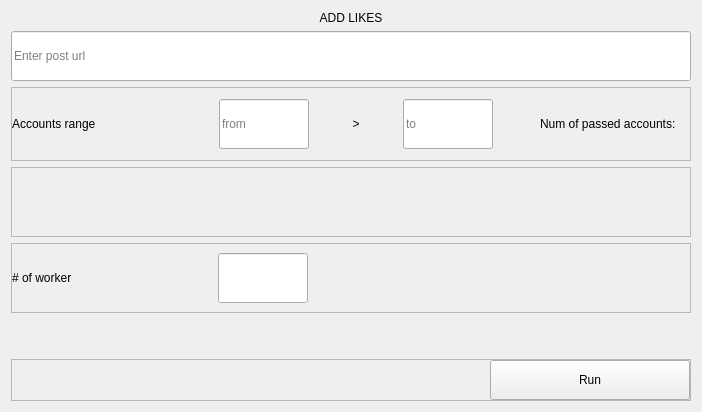
          <widget class="QWidget" name="likes_frame">
           <layout class="QVBoxLayout" name="verticalLayout_3">
            <item>
             <widget class="QLabel" name="label_16">
              <property name="text">
               <string>ADD LIKES</string>
              </property>
              <property name="alignment">
               <set>Qt::AlignCenter</set>
              </property>
             </widget>
            </item>
            <item>
             <widget class="QLineEdit" name="post_url_txt2">
              <property name="minimumSize">
               <size>
                <width>500</width>
                <height>50</height>
               </size>
              </property>
              <property name="placeholderText">
               <string>Enter post url</string>
              </property>
             </widget>
            </item>
            <item>
             <widget class="QFrame" name="frame_17">
              <property name="frameShape">
               <enum>QFrame::StyledPanel</enum>
              </property>
              <property name="frameShadow">
               <enum>QFrame::Raised</enum>
              </property>
              <layout class="QHBoxLayout" name="horizontalLayout_13">
               <property name="spacing">
                <number>7</number>
               </property>
               <property name="leftMargin">
                <number>0</number>
               </property>
               <property name="topMargin">
                <number>11</number>
               </property>
               <property name="rightMargin">
                <number>0</number>
               </property>
               <property name="bottomMargin">
                <number>11</number>
               </property>
               <item>
                <widget class="QLabel" name="label_9">
                 <property name="minimumSize">
                  <size>
                   <width>200</width>
                   <height>50</height>
                  </size>
                 </property>
                 <property name="text">
                  <string>Accounts range</string>
                 </property>
                </widget>
               </item>
               <item>
                <widget class="QLineEdit" name="start_acc_range_txt2">
                 <property name="minimumSize">
                  <size>
                   <width>90</width>
                   <height>50</height>
                  </size>
                 </property>
                 <property name="maximumSize">
                  <size>
                   <width>90</width>
                   <height>16777215</height>
                  </size>
                 </property>
                 <property name="placeholderText">
                  <string>from</string>
                 </property>
                </widget>
               </item>
               <item>
                <widget class="QLabel" name="label_11">
                 <property name="minimumSize">
                  <size>
                   <width>80</width>
                   <height>50</height>
                  </size>
                 </property>
                 <property name="layoutDirection">
                  <enum>Qt::LeftToRight</enum>
                 </property>
                 <property name="text">
                  <string>&gt;</string>
                 </property>
                 <property name="alignment">
                  <set>Qt::AlignCenter</set>
                 </property>
                </widget>
               </item>
               <item>
                <widget class="QLineEdit" name="end_acc_range_txt2">
                 <property name="minimumSize">
                  <size>
                   <width>90</width>
                   <height>50</height>
                  </size>
                 </property>
                 <property name="maximumSize">
                  <size>
                   <width>90</width>
                   <height>16777215</height>
                  </size>
                 </property>
                 <property name="placeholderText">
                  <string>to</string>
                 </property>
                </widget>
               </item>
               <item>
                <spacer name="horizontalSpacer_8">
                 <property name="orientation">
                  <enum>Qt::Horizontal</enum>
                 </property>
                 <property name="sizeHint" stdset="0">
                  <size>
                   <width>40</width>
                   <height>20</height>
                  </size>
                 </property>
                </spacer>
               </item>
               <item>
                <widget class="QLabel" name="label_10">
                 <property name="text">
                  <string>Num of passed accounts:</string>
                 </property>
                </widget>
               </item>
               <item>
                <widget class="QLabel" name="likes_counter_lbl">
                 <property name="text">
                  <string/>
                 </property>
                </widget>
               </item>
              </layout>
             </widget>
            </item>
            <item>
             <widget class="QFrame" name="frame_16">
              <property name="frameShape">
               <enum>QFrame::StyledPanel</enum>
              </property>
              <property name="frameShadow">
               <enum>QFrame::Raised</enum>
              </property>
              <layout class="QHBoxLayout" name="horizontalLayout_14">
               <property name="leftMargin">
                <number>0</number>
               </property>
               <property name="rightMargin">
                <number>0</number>
               </property>
               <item>
                <widget class="QLabel" name="run_error_lbl2">
                 <property name="minimumSize">
                  <size>
                   <width>0</width>
                   <height>50</height>
                  </size>
                 </property>
                 <property name="text">
                  <string/>
                 </property>
                </widget>
               </item>
              </layout>
             </widget>
            </item>
            <item>
             <widget class="QFrame" name="frame_5">
              <property name="frameShape">
               <enum>QFrame::StyledPanel</enum>
              </property>
              <property name="frameShadow">
               <enum>QFrame::Raised</enum>
              </property>
              <layout class="QHBoxLayout" name="horizontalLayout_5">
               <property name="leftMargin">
                <number>0</number>
               </property>
               <property name="rightMargin">
                <number>0</number>
               </property>
               <item>
                <widget class="QLabel" name="label_19">
                 <property name="minimumSize">
                  <size>
                   <width>200</width>
                   <height>50</height>
                  </size>
                 </property>
                 <property name="text">
                  <string># of worker</string>
                 </property>
                </widget>
               </item>
               <item>
                <widget class="QLineEdit" name="num_of_workers_txt2">
                 <property name="minimumSize">
                  <size>
                   <width>90</width>
                   <height>50</height>
                  </size>
                 </property>
                 <property name="maximumSize">
                  <size>
                   <width>90</width>
                   <height>16777215</height>
                  </size>
                 </property>
                </widget>
               </item>
               <item>
                <spacer name="horizontalSpacer_9">
                 <property name="orientation">
                  <enum>Qt::Horizontal</enum>
                 </property>
                 <property name="sizeHint" stdset="0">
                  <size>
                   <width>40</width>
                   <height>20</height>
                  </size>
                 </property>
                </spacer>
               </item>
              </layout>
             </widget>
            </item>
            <item>
             <spacer name="verticalSpacer_2">
              <property name="orientation">
               <enum>Qt::Vertical</enum>
              </property>
              <property name="sizeHint" stdset="0">
               <size>
                <width>20</width>
                <height>40</height>
               </size>
              </property>
             </spacer>
            </item>
            <item>
             <widget class="QFrame" name="frame_15">
              <property name="frameShape">
               <enum>QFrame::StyledPanel</enum>
              </property>
              <property name="frameShadow">
               <enum>QFrame::Raised</enum>
              </property>
              <layout class="QHBoxLayout" name="horizontalLayout_12">
               <property name="spacing">
                <number>0</number>
               </property>
               <property name="leftMargin">
                <number>0</number>
               </property>
               <property name="topMargin">
                <number>0</number>
               </property>
               <property name="rightMargin">
                <number>0</number>
               </property>
               <property name="bottomMargin">
                <number>0</number>
               </property>
               <item>
                <spacer name="horizontalSpacer_7">
                 <property name="orientation">
                  <enum>Qt::Horizontal</enum>
                 </property>
                 <property name="sizeHint" stdset="0">
                  <size>
                   <width>364</width>
                   <height>20</height>
                  </size>
                 </property>
                </spacer>
               </item>
               <item>
                <widget class="QPushButton" name="add_likes_run_btn">
                 <property name="minimumSize">
                  <size>
                   <width>200</width>
                   <height>40</height>
                  </size>
                 </property>
                 <property name="text">
                  <string>Run</string>
                 </property>
                </widget>
               </item>
              </layout>
             </widget>
            </item>
           </layout>
          </widget>
